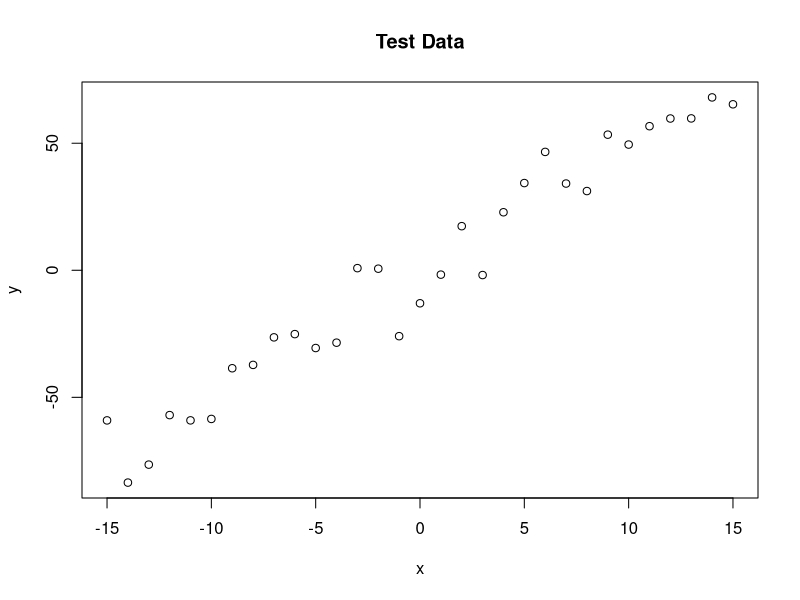
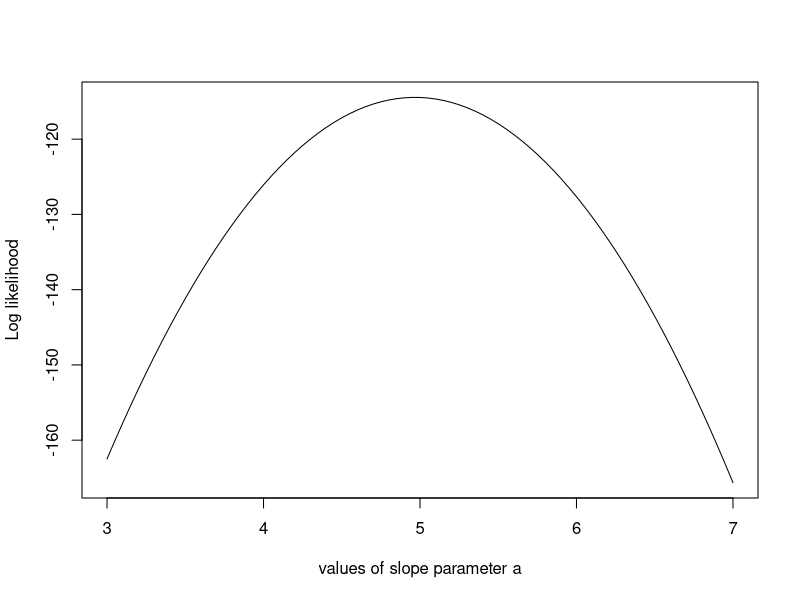

The R script that drew these images, in order:


# Prior distribution

trueA <- 5 # actual slope term to generate y 
trueB <- 0 # actual intercept term to generate y
trueSd <- 10 # actual SD used for error term
sampleSize <- 31 #actual sample size used to create length(x)

# create independent x-values 
x <- (-(sampleSize-1)/2):((sampleSize-1)/2) #uncorrelated xs created, author states this 
#-1/2 to +1/2 technique prevents correlation between the slope and the intercept

# create dependent values according to ax + b + N(0,sd)
y <-  trueA * x + trueB + rnorm(n=sampleSize,mean=0,sd=trueSd) #linear y, dependent on x + normal error


proposalfunction <- function(param){ #proposalfunction which gets our mystery distribution
  return(rnorm(3,mean = param, sd= c(0.1,0.5,0.3))) #generates a vector of length 3, containing
  # a vector corresponding to normal sampling with three different values of the sd
  # this will be the unknown function. Param allows a user inputed mean
  
}
likelihood <- function(param){ #this function requires us to enter a vector corresponding to 
  #what we think our parameters may be, or what the markov chain has updated them too
  a = param[1] #tentative a = 1st term in parameter
  b = param[2] #tentative b = 2nd term in parameter
  sd = param[3] #tentative c = 3rd term in parameter
  
  pred = a*x + b #prediction uses the input parameters to estimate what y hat would be if our param 
  #is correct
  singlelikelihoods = dnorm(y, mean = pred, sd = sd, log = T) #between the y actual outputs
  #and the prediction, this returns the probabilities of observing a vector y given that we have the
  #correct parameters. This also uses log scale.
  
  sumll = sum(singlelikelihoods) #sums the individual liklihoods for each y_i and pred_i
  return(sumll)   #returns the previous line's sum
}

prior <- function(param){ #creates prior distributions for a,b,sd
  a = param[1] # a = first parameter in param,
  b = param[2] # b = second parameter in param,
  sd = param[3] # c = third parameter in param,
  aprior = dunif(a, min=0, max=10, log = T) #gives the probability of getting "a" from a 
  #uniform distribution with min = 0 and max = 10
  bprior = dnorm(b, sd = 5, log = T) #gives probability of getting b from a normal
  #distribution with mean = 0, sd = 5
  sdprior = dunif(sd, min=0, max=30, log = T) #gives probability of getting sd from uniform distribution
  # with min = 0 and max =30
  #logs  = TRUE since we have decided to work with them
  return(aprior+bprior+sdprior) #returns sum of the individual probabilities which is ok since we're using
  #logs
}




posterior <- function(param){ # returns posterior distribution
  return (likelihood(param) + prior(param)) #sums the liklihood of getting the y vector given a certain
  # along with the probability of getting that distribution. This is a sum because we are working with logs, mean this is roughly equivalent
  #to likelihood*prior
}

run_metropolis_MCMC <- function(startvalue, iterations){ #this function will update the markov chain
  #start value indicates starting value for chain and iterations is the length of the for loop
  chain = array(dim = c(iterations+1,3)) #creates an array to accomodate starting value plus interations
  # for a, b, and sd
  chain[1,] = startvalue #plugs starting values into chain array first row
  for (i in 1:iterations){ #for loop aimed at iterations that will update the chain
    proposal = proposalfunction(chain[i,]) #feeds first row into proposalfunction, producing a 
    #vector of length 3, where each value is dependent on the value drawn from
    #chain and the preprogrammed sd. This vector is sotred as proposal
    
    probab = exp(posterior(proposal) - posterior(chain[i,])) #again, the exp is due to the nature of workig
    #with logs and is thus connected to posterior(proposal)/posterior(chain). This represents the
    #ratio of whether the proposal is more positive than the current, which indicates whether or not
    # we are moving into areas of increasing probability
    if (runif(1) < probab){ #if our random uniform sample is less than probability we accept it and 
      chain[i+1,] = proposal#add it to the chain
    }else{ # alternatively, if the above condition is not true, we reject it.
      chain[i+1,] = chain[i,] #and duplicate the current value back into the chain
    }
  }
  return(chain) #when this process finishes for the number of iterations it returns the chain
  
  
}


### Summary: #######################
summary_plots <- function(burnIn, chain, y, x){
  
  par(mfrow = c(2,3)) #plots the below graphs in a 2x3 matrix of plots
  hist(chain[-(1:burnIn),1],nclass=30, , main="Posterior of a", xlab="True value = red line" )
  #the above line plots a histogram of the posterior of a, without the burnIn
  abline(v = mean(chain[-(1:burnIn),1])) #creates a line at the mean of the markov chain for a
  #without the burnIN
  abline(v = trueA, col="red" ) #creates a line at the true a value
  
 hist(chain[-(1:burnIn),2],nclass=30, main="Posterior of b", xlab="True value = red line")
  #the above line plots a histogram of the posterior of b, without the burnIn
  
  abline(v = mean(chain[-(1:burnIn),2])) #creates a line at the mean of the markov chain for b
  #without the burnIN
  
  abline(v = trueB, col="red" ) #creates a line at the true b value
  
  hist(chain[-(1:burnIn),3],nclass=30, main="Posterior of sd", xlab="True value = red line")
  #the above line plots a histogram of the posterior of sd, without the burnIn
  
  abline(v = mean(chain[-(1:burnIn),3]) ) #creates a line at the mean of the markov chain for sd
  #without the burnIN
  
  abline(v = trueSd, col="red" ) #creates a line at the true sd value
  
  plot(chain[-(1:burnIn),1], type = "l", xlab="True value = red line" , main = "Chain values of a", )
  #plots the trend of how the Markov chain progressed for a
  
  abline(h = trueA, col="red" ) #creates a line at the true value of a
  
  plot(chain[-(1:burnIn),2], type = "l", xlab="True value = red line" , main = "Chain values of b", )
  #plots the trend of how the Markov chain progressed for b
  
  abline(h = trueB, col="red" ) #creates a line at the true value of b
  
  plot(chain[-(1:burnIn),3], type = "l", xlab="True value = red line" , main = "Chain values of sd", )
  #plots the trend of how the Markov chain progressed for sd
  
  abline(h = trueSd, col="red" ) #creates a line at the true value of sd
  
  # for comparison:
  print(summary(lm(y~x))) #prints summary of linear model of y dependent on x
}

plot(x,y, main="Test Data") #plots x and y to establish linear relations
slopevalues <- function(x){return(likelihood(c(x, trueB, trueSd)))} #shows a plot of the log liklihood functions to explain why we use log likelihood
slopelikelihoods <- lapply(seq(3, 7, by=.05), slopevalues )
plot (seq(3, 7, by=.05), slopelikelihoods , type="l", xlab = "values of slope parameter a", ylab = "Log likelihood")